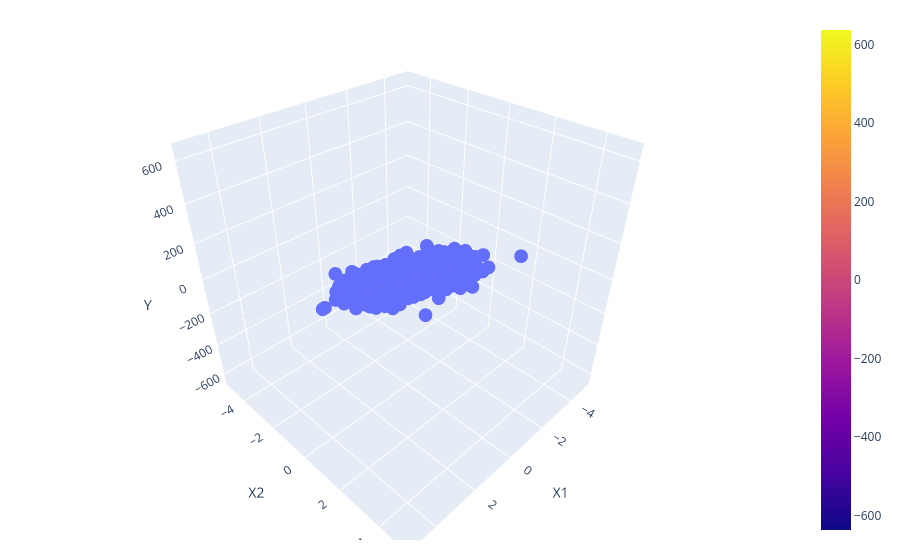

Here is the notebook cell this chart was saved with:
### Code cell
fig = px.scatter_3d(df, x='X1', y='X2', z='Y')

fig.add_trace(go.Surface(x = x, y = y, z =z ))
fig.update_layout(margin=dict(l=20,r=20,t=20,b=20))
fig.show()

### Figure 1 — Plotly figure (JSON) as saved in the notebook; plotly's stock layout.template omitted (floating-point values rounded to 4 significant figures; data arrays with more than 128 entries replaced by an {"elided": "..."} marker saying what was removed)
{"data": [{"hovertemplate": "X1=%{x}<br>X2=%{y}<br>Y=%{z}<extra></extra>", "legendgroup": "", "marker": {"color": "#636efa", "symbol": "circle"}, "mode": "markers", "name": "", "scene": "scene", "showlegend": false, "type": "scatter3d", "x": {"elided": "1000 float values"}, "y": {"elided": "1000 float values"}, "z": {"elided": "1000 float values"}}, {"type": "surface", "x": [-5.0, -3.889, -2.778, -1.667, -0.5556, 0.5556, 1.667, 2.778, 3.889, 5.0], "y": [-5.0, -3.889, -2.778, -1.667, -0.5556, 0.5556, 1.667, 2.778, 3.889, 5.0], "z": [[-636.5, -592.6, -548.8, -504.9, -461.0, -417.2, -373.3, -329.5, -285.6, -241.7], [-538.9, -495.0, -451.1, -407.3, -363.4, -319.6, -275.7, -231.8, -188.0, -144.1], [-441.3, -397.4, -353.5, -309.7, -265.8, -221.9, -178.1, -134.2, -90.36, -46.5], [-343.6, -299.8, -255.9, -212.1, -168.2, -124.3, -80.46, -36.6, 7.259, 51.12], [-246.0, -202.2, -158.3, -114.4, -70.57, -26.71, 17.15, 61.01, 104.9, 148.7], [-148.4, -104.5, -60.68, -16.82, 27.04, 70.91, 114.8, 158.6, 202.5, 246.4], [-50.79, -6.925, 36.94, 80.8, 124.7, 168.5, 212.4, 256.2, 300.1, 344.0], [46.83, 90.69, 134.6, 178.4, 222.3, 266.1, 310.0, 353.9, 397.7, 441.6], [144.4, 188.3, 232.2, 276.0, 319.9, 363.8, 407.6, 451.5, 495.3, 539.2], [242.1, 285.9, 329.8, 373.6, 417.5, 461.4, 505.2, 549.1, 593.0, 636.8]]}], "layout": {"legend": {"tracegroupgap": 0}, "margin": {"b": 20, "l": 20, "r": 20, "t": 20}, "scene": {"domain": {"x": [0, 1], "y": [0, 1]}, "xaxis": {"title": {"text": "X1"}}, "yaxis": {"title": {"text": "X2"}}, "zaxis": {"title": {"text": "Y"}}}}}
